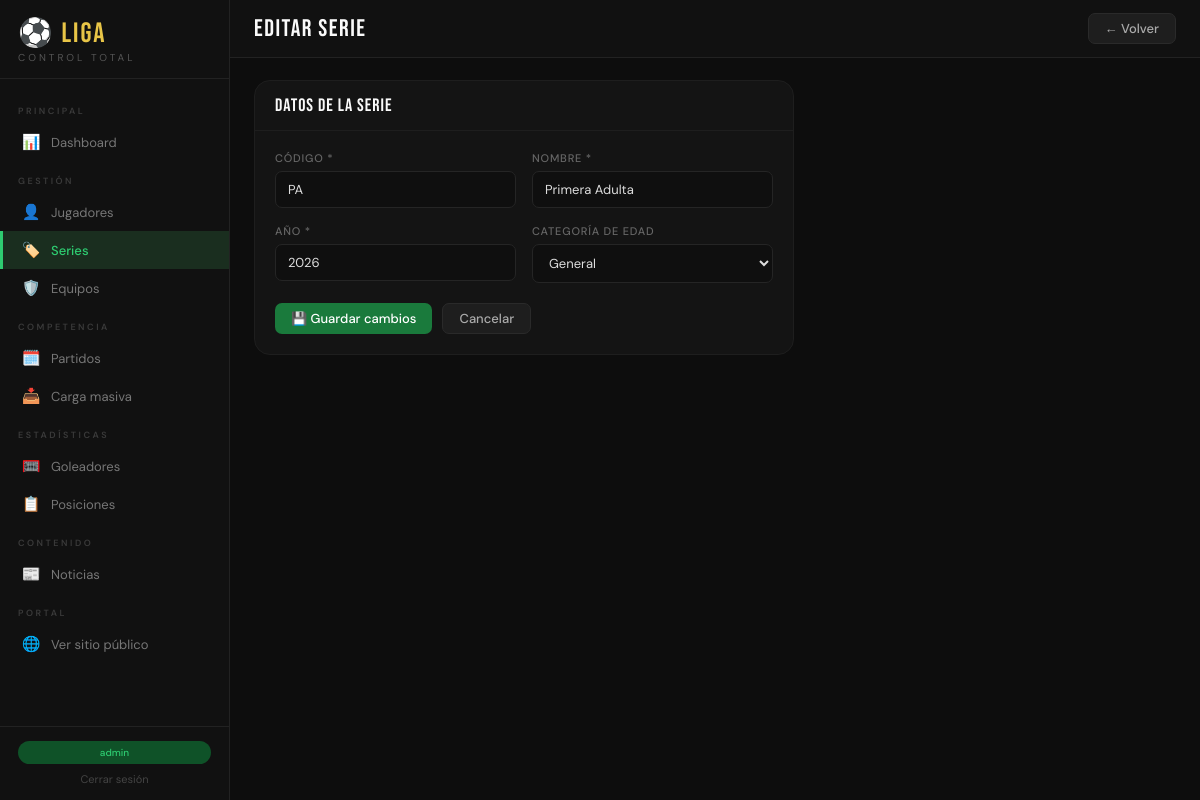
Screenshot of /admin/series/1/editar (signed in) with the database file from the repository.
### app/models/__init__.py (models this page shows, shortened)
class Usuario(UserMixin, db.Model):
    __tablename__ = 'usuarios'
    id = db.Column(db.Integer, primary_key=True)
    username = db.Column(db.String(64), unique=True, nullable=False)
    email = db.Column(db.String(120), unique=True, nullable=False)
    password_hash = db.Column(db.String(256), nullable=False)
    es_admin = db.Column(db.Boolean, default=False)
    creado_en = db.Column(db.DateTime, default=datetime.utcnow)

class Serie(db.Model):
    __tablename__ = 'series'
    id = db.Column(db.Integer, primary_key=True)
    codigo = db.Column(db.String(10), unique=True, nullable=False)
    nombre = db.Column(db.String(100), nullable=False)
    año = db.Column(db.Integer, nullable=False, default=date.today().year)
    categoria = db.Column(db.String(20))  # Sub-8, Sub-10, Adultos, etc.
    activa = db.Column(db.Boolean, default=True)
    creado_en = db.Column(db.DateTime, default=datetime.utcnow)
    jugadores = db.relationship('Jugador', backref='serie', lazy='dynamic')
    partidos = db.relationship('Partido', backref='serie', lazy='dynamic')

### app/routes/series.py (the view, shortened to what this page needs)
@series_bp.route('/<int:id>/editar', methods=['GET', 'POST'])
@login_required
def editar(id):
    serie = Serie.query.get_or_404(id)
    from datetime import date
    return render_template('series/form.html', serie=serie, año_actual=date.today().year)

### app/models/__init__.py (called while the page is built)
@login_manager.user_loader
def load_user(user_id):
    return Usuario.query.get(int(user_id))

### app/templates/series/form.html (shortened to what this page needs)
{% extends 'base.html' %}
{% block topbar_title %}{{ 'EDITAR SERIE' if serie else 'NUEVA SERIE' }}{% endblock %}
{% block topbar_actions %}<a href="{{ url_for('series.index') }}" class="btn btn-secondary">← Volver</a>{% endblock %}
{% block content %}
<div style="max-width:540px">
<div class="card">
  <div class="card-header"><span class="card-title">DATOS DE LA SERIE</span></div>
  <div class="card-body">
    <form method="POST">
      <div class="form-grid">
        <div class="form-group">
          <label>Código *</label>
          <input type="text" name="codigo" required placeholder="Ej: A1" maxlength="10"
            value="{{ serie.codigo if serie else '' }}">
        </div>
        <div class="form-group">
          <label>Nombre *</label>
          <input type="text" name="nombre" required placeholder="Ej: Primera Adulta"
            value="{{ serie.nombre if serie else '' }}">
        </div>
        <div class="form-group">
          <label>Año *</label>
          <input type="number" name="año" required min="2000" max="2099"
            value="{{ serie.año if serie else año_actual }}">
        </div>
        <div class="form-group">
          <label>Categoría de edad</label>
          <select name="categoria">
            <option value="">General</option>
          </select>
        </div>
      </div>
      <div style="display:flex;gap:10px;margin-top:20px">
        <button type="submit" class="btn btn-primary">{{ '💾 Guardar cambios' if serie else '+ Crear serie' }}</button>
        <a href="{{ url_for('series.index') }}" class="btn btn-secondary">Cancelar</a>
      </div>
    </form>
  </div>
</div>
</div>
{% endblock %}

### app/templates/base.html (shortened to what this page needs)
<!DOCTYPE html>
<html lang="es">
<head>
</head>
<body>
<nav class="sidebar" id="sidebar">
  <div class="logo">
    <div class="logo-title">⚽ LIGA</div>
    <div class="logo-sub">Control Total</div>
  </div>
  <div class="nav">
    <div class="nav-section">Principal</div>
    <a href="{{ url_for('dashboard.index') }}" class="nav-item {% if request.endpoint == 'dashboard.index' %}active{% endif %}">
      <span class="nav-icon">📊</span><span>Dashboard</span>
    </a>
    <div class="nav-section">Gestión</div>
    <a href="{{ url_for('jugadores.index') }}" class="nav-item {% if request.blueprint == 'jugadores' %}active{% endif %}">
      <span class="nav-icon">👤</span><span>Jugadores</span>
    </a>
    <a href="{{ url_for('series.index') }}" class="nav-item {% if request.blueprint == 'series' %}active{% endif %}">
      <span class="nav-icon">🏷️</span><span>Series</span>
    </a>
    <a href="{{ url_for('equipos.index') }}" class="nav-item {% if request.blueprint == 'equipos' %}active{% endif %}">
      <span class="nav-icon">🛡️</span><span>Equipos</span>
    </a>
    <div class="nav-section">Competencia</div>
    <a href="{{ url_for('partidos.index') }}" class="nav-item {% if request.blueprint == 'partidos' %}active{% endif %}">
      <span class="nav-icon">🗓️</span><span>Partidos</span>
    </a>
    <a href="{{ url_for('carga_masiva.partidos') }}" class="nav-item {% if request.blueprint == 'carga_masiva' %}active{% endif %}">
      <span class="nav-icon">📥</span><span>Carga masiva</span>
    </a>
    <div class="nav-section">Estadísticas</div>
    <a href="{{ url_for('goleadores.index') }}" class="nav-item {% if request.blueprint == 'goleadores' %}active{% endif %}">
      <span class="nav-icon">🥅</span><span>Goleadores</span>
    </a>
    <a href="{{ url_for('tabla.index') }}" class="nav-item {% if request.blueprint == 'tabla' %}active{% endif %}">
      <span class="nav-icon">📋</span><span>Posiciones</span>
    </a>
    <div class="nav-section">Contenido</div>
    <a href="{{ url_for('noticias_admin.index') }}" class="nav-item {% if request.blueprint == 'noticias_admin' %}active{% endif %}">
      <span class="nav-icon">📰</span><span>Noticias</span>
    </a>
    <div class="nav-section">Portal</div>
    <a href="{{ url_for('public.home') }}" class="nav-item" target="_blank">
      <span class="nav-icon">🌐</span><span>Ver sitio público</span>
    </a>
  </div>
  <div class="sidebar-footer">
    <span class="badge-liga">{{ current_user.username }}</span>
    <a href="{{ url_for('auth.logout') }}" style="display:block;text-align:center;font-size:11px;color:#444;margin-top:8px;text-decoration:none">Cerrar sesión</a>
  </div>
</nav>
<div class="main">
  <div class="topbar">
    <div style="display:flex;align-items:center;gap:10px">
      <div class="topbar-title">{% block topbar_title %}{% endblock %}</div>
    </div>
    <div class="topbar-actions">{% block topbar_actions %}{% endblock %}</div>
  </div>
  <div class="content">
    {% block content %}{% endblock %}
  </div>
</div>
</body>
</html>

### app/templates/base.html (style rules this page uses)
* { box-sizing:border-box;margin:0;padding:0 }
:root { --verde:#1a7a3c;--verde-claro:#2ecc71;--verde-oscuro:#0f5228; --negro:#0d0d0d;--blanco:#fafafa;--gris:#f0f0ee;--gris-medio:#d0d0cc; --acento:#e8c547;--rojo:#c0392b;--azul:#2980b9; --font-title:'Bebas Neue',sans-serif;--font-body:'DM Sans',sans-serif; --radius:10px;--radius-lg:16px;--sidebar-w:230px; }
body { font-family:var(--font-body);background:var(--negro);color:var(--blanco);min-height:100vh;display:flex }
.sidebar { width:var(--sidebar-w);background:#111;border-right:1px solid #222;position:fixed;top:0;left:0;height:100vh;display:flex;flex-direction:column;z-index:100;overflow-y:auto }
.logo { padding:20px 18px 14px;border-bottom:1px solid #222 }
.logo-title { font-family:var(--font-title);font-size:28px;color:var(--acento);letter-spacing:2px;line-height:1 }
.logo-sub { font-size:10px;color:#555;letter-spacing:3px;text-transform:uppercase;margin-top:3px }
.nav { flex:1;padding:12px 0 }
.nav-section { font-size:9px;letter-spacing:2.5px;color:#3a3a3a;text-transform:uppercase;padding:14px 18px 6px;font-weight:600 }
.nav-item { display:flex;align-items:center;gap:10px;padding:9px 18px;border-left:3px solid transparent;transition:all .15s;color:#777;font-size:13px;text-decoration:none }
.nav-item.active { background:#1a2e1f;color:var(--verde-claro);border-left-color:var(--verde-claro);font-weight:500 }
.nav-icon { font-size:15px;width:20px;text-align:center }
.sidebar-footer { padding:14px 18px;border-top:1px solid #222 }
.badge-liga { background:var(--verde-oscuro);color:var(--verde-claro);font-size:10px;padding:5px 10px;border-radius:20px;font-weight:500;text-align:center;display:block }
.main { margin-left:var(--sidebar-w);flex:1;display:flex;flex-direction:column;min-height:100vh }
.topbar { background:#111;border-bottom:1px solid #222;padding:0 24px;height:58px;display:flex;align-items:center;justify-content:space-between;position:sticky;top:0;z-index:50 }
.topbar-title { font-family:var(--font-title);font-size:24px;letter-spacing:1.5px }
.topbar-actions { display:flex;gap:10px;align-items:center }
.content { padding:22px 24px;flex:1 }
.btn { font-family:var(--font-body);font-size:13px;font-weight:500;padding:8px 16px;border-radius:7px;cursor:pointer;border:none;transition:all .15s;display:inline-flex;align-items:center;gap:7px;text-decoration:none;line-height:1 }
.btn-primary { background:var(--verde);color:#fff }
.btn-secondary { background:#1e1e1e;color:#aaa;border:1px solid #2a2a2a }
.card { background:#141414;border:1px solid #1e1e1e;border-radius:var(--radius-lg);overflow:hidden;margin-bottom:18px }
.card-header { padding:14px 20px;display:flex;justify-content:space-between;align-items:center;border-bottom:1px solid #1e1e1e }
.card-title { font-family:var(--font-title);font-size:18px;letter-spacing:1px }
.card-body { padding:20px }
.form-grid { display:grid;grid-template-columns:1fr 1fr;gap:16px }
.form-group { display:flex;flex-direction:column;gap:6px }
label { font-size:11px;color:#666;font-weight:500;letter-spacing:.8px;text-transform:uppercase }
input[type=text],input[type=email],input[type=password],input[type=number],input[type=date],input[type=time],input[type=color],select,textarea { background:#0f0f0f;border:1px solid #252525;border-radius:7px;color:#ddd; font-family:var(--font-body);font-size:13px;padding:9px 12px;width:100%;transition:border .15s }
select option { background:#161616 }

### rows the page displays
Usuario: username "admin"
Serie: codigo "PA", nombre "Primera Adulta", año "2026"

### other values shown
{{ 'EDITAR SERIE' if serie else 'NUEVA SERIE' }} "EDITAR SERIE"
{{ '💾 Guardar cambios' if serie else '+ Crear serie' }} "💾 Guardar cambios"
